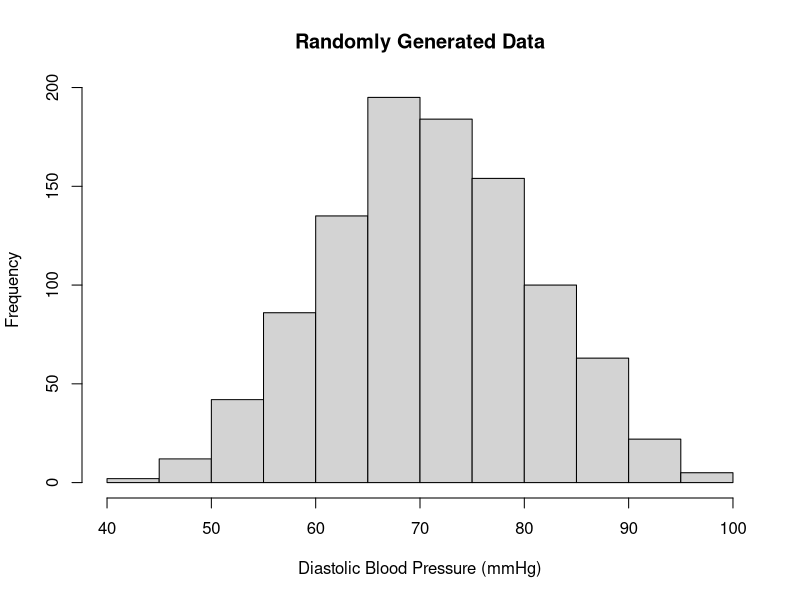
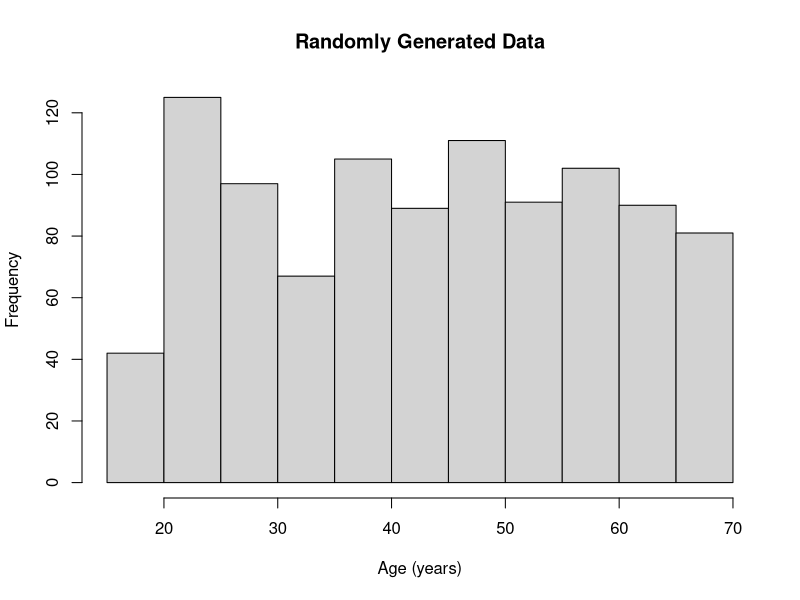
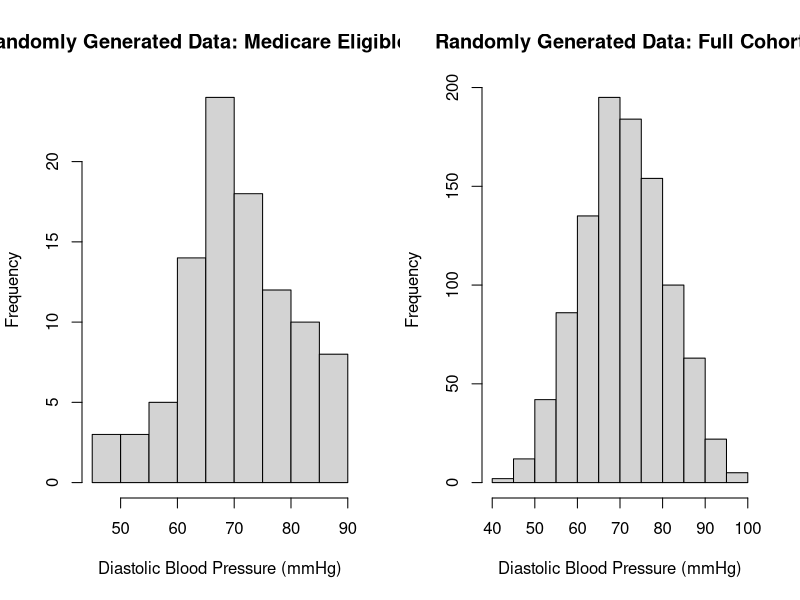
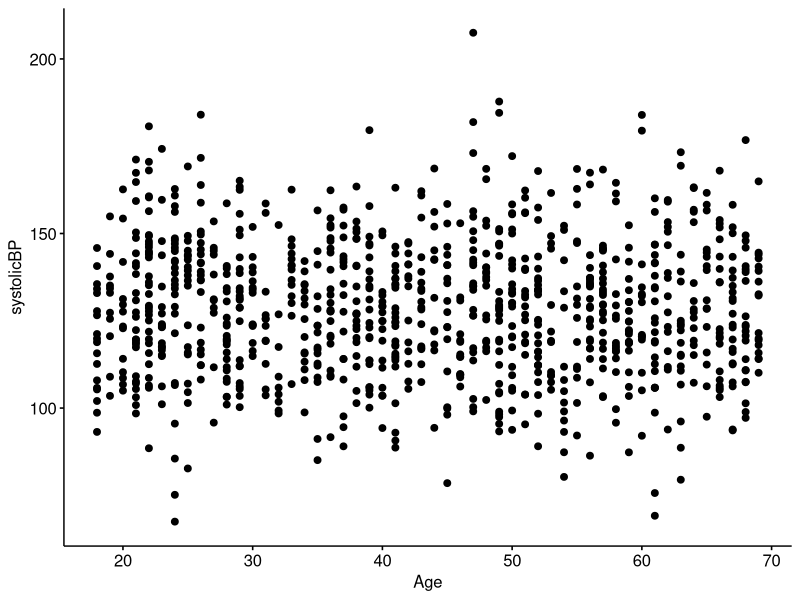
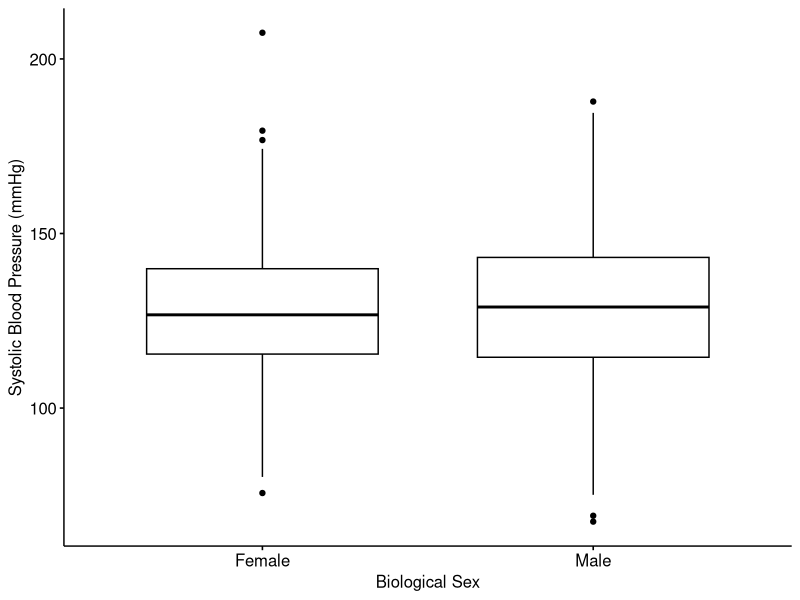
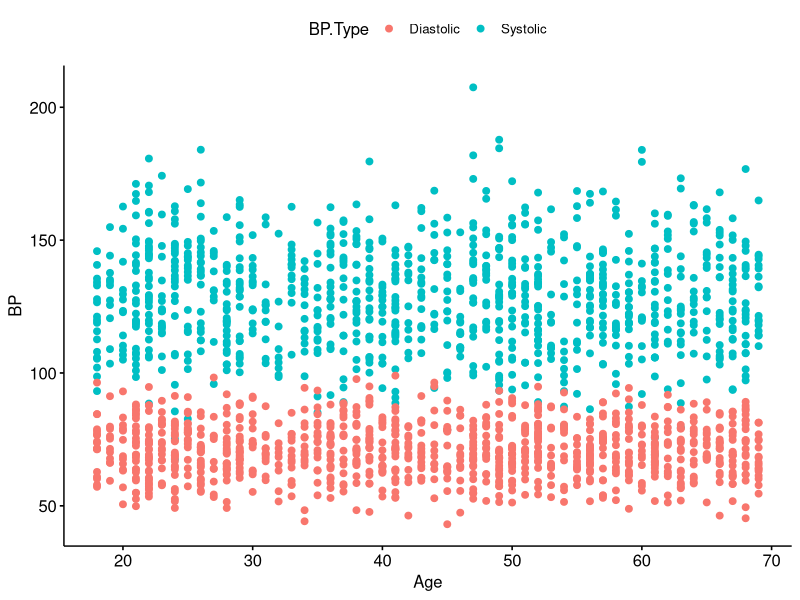
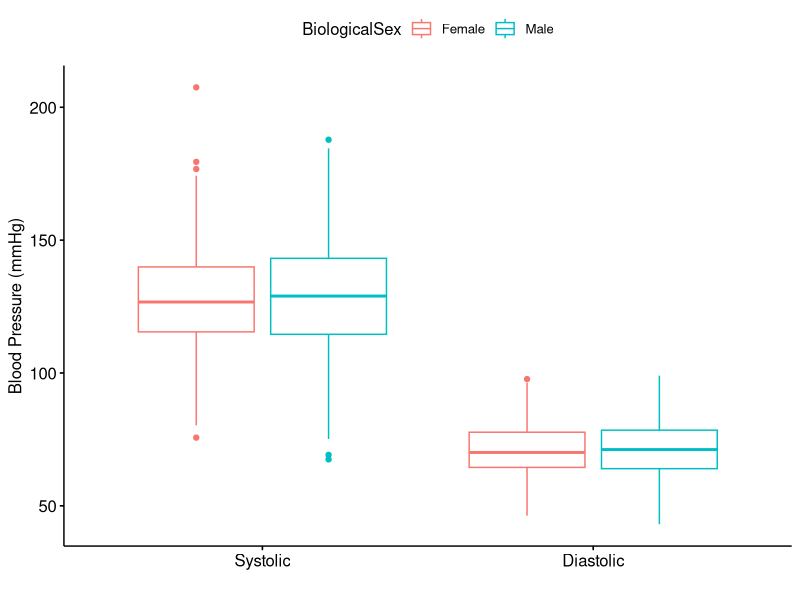

Here is the R script that generated these plots, in order:
## ---- chunk 1
knitr::opts_chunk$set(echo = TRUE)
## ---- chunk 2

# Define a variable of random systolic blood pressure
rnorm(n = 10,mean = 128.4,sd = 19.6)

## ---- chunk 3
 set.seed(103)
rnorm(n = 10,mean = 128.4,sd = 19.6) 

rnorm(n = 10,mean = 128.4,sd = 19.6)

set.seed(103)
rnorm(n = 10,mean = 128.4,sd = 19.6)
## ---- chunk 4
 set.seed(103)
rbinom(n = 10,size = 1,prob = 0.5)

rbinom(n = 10,size = 10,prob = 0.5)
## ---- chunk 5
 set.seed(103)
mean(rbinom(n = 100,size = 10,prob = 0.5))

 set.seed(103)
mean(rbinom(n = 100,size = 10,prob = 0.7))
## ---- chunk 6

# Set a random seed
set.seed(103)

# Define a data frame with our randomly generated data
randomData <- data.frame('SubjectID' = seq(1:1000), 
                         'systolicBP' = rnorm(n = 1000,mean = 128,sd = 20),
                         'diastolicBP' = rnorm(n = 1000,mean = 71,sd = 10),
                         'Age' = trunc(runif(n = 1000,min = 18,max = 70)),# trunc removes decimals
                         'Male' = rbinom(n = 1000,size = 1,prob = 0.5))

# Take a peak at the top entries for our dataset 
head(randomData)

# Assess the mean and standard deviation for systolic blood pressure
mean(randomData$systolicBP)

sd(randomData$systolicBP)

# Visualize the distribution of diastolic blood pressure
hist(randomData$diastolicBP,main = 'Randomly Generated Data',xlab = 'Diastolic Blood Pressure (mmHg)')


# Visualize the distribution of age
hist(randomData$Age,main = 'Randomly Generated Data',xlab = 'Age (years)')
## ---- chunk 7
# Check the distribution of our variables
summary(randomData)
## ---- chunk 8

# Define a new factor variable from an old binary

randomData$BiologicalSex <- factor(ifelse(randomData$Male == 1,'Male','Female'))

# Re-check the distribution of our variables
summary(randomData)
str(randomData)
## ---- chunk 9

# Define variable specifying age above 65 (medicare eligible)

randomData$MedicareAge <- ifelse(randomData$Age < 65,F,T)

# Re-check the distribution of our variables
summary(randomData)

## ---- chunk 10

# Subset to only those at medicare age
medicareData1 <- randomData[which(randomData$MedicareAge == T),] 
medicareData2 <- randomData[which(randomData$Age >= 65),] # another way

# We can use the following statement to ensure both methods produced the same result
all(medicareData1 == medicareData2)
## ---- chunk 11
par(mfrow=c(1,2))
# Visualize the distribution of diastolic blood pressure in Medicare Only
hist(medicareData1$diastolicBP,main = 'Randomly Generated Data: Medicare Eligible Only',xlab = 'Diastolic Blood Pressure (mmHg)')

# Visualize the distribution of diastolic blood pressure in full dataset
hist(randomData$diastolicBP,main = 'Randomly Generated Data: Full Cohort',xlab = 'Diastolic Blood Pressure (mmHg)')
## ---- chunk 12

# Run the following line of code one time to install the package if you haven't already
#install.packages('ggpubr')
library(ggpubr)

# Generate a scatter plot of age by systolic blood pressure
ggpubr::ggscatter(randomData,x = 'Age',y = 'systolicBP')

# Generate a boxplot for diastolic blood pressure distribution by biological sex in our original dataset
ggpubr::ggboxplot(randomData,x = 'BiologicalSex',y = 'systolicBP',xlab = 'Biological Sex', ylab = 'Systolic Blood Pressure (mmHg)')
## ---- chunk 13
# Wide format data
data.frame('PatientID' = c('P001','P002','P003'),
                          'Age' = c(24,35,27),
                          'Height.in' = c(67,70,64))
## ---- chunk 14
# Wide format data
data.frame('PatientID' = c('P001','P001','P002','P002','P003','P003'),
           'Measure' = c('Age','Height.in','Age','Height.in','Age','Height.in'),
           'Value' = c(24,67,35,70,27,64))
## ---- chunk 15
# Wide format repeated measures
data.frame('PatientID' = c('P001','P002','P003'),
           'Height.in.5y' = c(40,43,39),
           'Height.in.10y' = c(53,58,51))
## ---- chunk 16
# Long format repeated measures
data.frame('PatientID' = c('P001','P001','P002','P002','P003','P003'),
           'Age.yrs' = c(5,10,5,10,5,10),
           'Height.in' = c(40,53,43,58,39,51))
## ---- chunk 17
# Run the following line of code one time to install the package if you haven't already
#install.packages('reshape2')
library(reshape2)

# collapse down blood pressure types into one column
longData <- reshape2::melt(randomData[,c('SubjectID','systolicBP','diastolicBP','Age','BiologicalSex')],
              id.vars = c('SubjectID','Age','BiologicalSex'),value.name ='BP',variable.name= 'BP.Type')

# Check entries for our first subject
longData[longData$SubjectID == 1,]


# How it would look if we forgot one of our ID variables (biological sex)
longData2 <- reshape2::melt(randomData[,c('SubjectID','systolicBP','diastolicBP','Age','BiologicalSex')],
              id.vars = c('SubjectID','Age'),value.name ='BP',variable.name= 'BP.Type')

longData2[longData2$SubjectID == 1,] # checking the values we have by subject ID for a random subject

# Because we did not specify that it was a variable we are identifying as its own characteristic of the subject, 
# the biological sex variable will just be categorized as a type of variable of that subject (blood pressure)

## ---- chunk 18
# Print first 20 values

longData$Age[1:20] # currently the data is all disordered 

order(longData$Age)[1:20] # not anymore!
## ---- chunk 19
longData$Age[14]

longData[order(longData$Age),'Age'][1:20]

## ---- chunk 20
# Order by subject ID

head(longData[order(longData$SubjectID,decreasing = F),])

# Order by decreasing age

head(longData[order(longData$Age,decreasing = T),])
## ---- chunk 21

# Look for cases of "BP" and replace with ""

longData$BP.Type <- sub(pattern = 'BP',replacement = '',x = longData$BP.Type)

# Now lets see what values we have for this variable
table(longData$BP.Type)

# We could also just replace the values using indexing as follows
longData[which(longData$BP.Type == 'systolic'),'BP.Type'] <- 'Systolic' 
longData[which(longData$BP.Type == 'diastolic'),'BP.Type'] <- 'Diastolic'

# Now lets check again what values we have for this variable
table(longData$BP.Type)
## ---- chunk 22

# Define a list of character strings
charStrings <- c('QBS Graduate Program at Dartmouth College','QBS 103','QBS! QBS! QBS!')

# sub function
sub(pattern = 'QBS',replacement = 'Dartmouth',x = charStrings)


# gsub function

gsub(pattern = 'QBS',replacement = 'Dartmouth',x = charStrings)



## ---- chunk 23
# Define two lists of sample names
d1 <- c('20210323_PB4_01_09.RCC','20210323_PB4_01_11.RCC','20210323_PB4_01_12.RCC','20210401_ch5-040121_01_01.RCC','20210401_ch5-040121_01_02.RCC','20210401_ch5-040121_01_02.RCC','20210401_ch5-040121_01_03.RCC')
d2 <- c('20210323-PB4_01_11.RCC','20210323-PB4_01_12.RCC','20210323-PB4_01_09.RCC','20210401-ch5-040121-01-01.RCC','20210401-ch5-040121-01-02.RCC','20210401-ch5-040121-01-02.RCC','20210401-ch5-040121-01-03.RCC')

# Check if same samples are in both lists
table(d1 %in% d2)

# Compare formatting 
head(d1)
head(d2)

## ---- chunk 24
# Replace all "_" with "-" in list of sample names
d1 <- gsub(d1,pattern = '_',replacement = '-') 
d2 <- gsub(d2,pattern = '_',replacement = '-')

# Verify all names in d1 are now also in d2
table(d1 %in% d2)

# Check if D1 and D2 are in the same order
table(d1 == d2)

# Reorder both vectors
d1 <- d1[order(d1)] 
d2 <- d2[order(d2)]

# Check if D1 and D2 are in the same order
table(d1 == d2)

## ---- chunk 25

# Generate a scatter plot of age by systolic blood pressure
ggpubr::ggscatter(longData,x = 'Age',y = 'BP',color = 'BP.Type')

# Generate a boxplot for diastolic blood pressure distrubition by biological sex in our original dataset
ggpubr::ggboxplot(longData,x = 'BP.Type',y = 'BP',color = 'BiologicalSex',
                  ylab = 'Blood Pressure (mmHg)',xlab = '')

## ---- chunk 26

# Cast into a data frame
wideData <- reshape2::dcast(longData,formula = SubjectID + Age + BiologicalSex ~ BP.Type,value.var = "BP")
# Note: using dcast because we want a dataframe as output. 
# If we want a vector or matrix as output, we use acast

# Lets see if our data look the same as when we started
head(wideData)
# Our original data set
head(randomData)

## ---- chunk 27

# Generate table (note here we drop subject ID from the formula)
summaryTable <- reshape2::dcast(longData,formula = Age + BiologicalSex ~ BP.Type, fun.aggregate = mean,value.var = 'BP')

# Check the dimmensions 
dim(summaryTable)

# Look at the top enteries
head(summaryTable)

## ---- chunk 28

# Generate table (note here we drop subject ID from the formula)
summaryTable <- reshape2::dcast(longData,formula = Age + BiologicalSex ~ BP.Type, fun.aggregate = length,value.var = 'BP')
# Check the dimmensions 
dim(summaryTable)

# Look at the top enteries
head(summaryTable)

